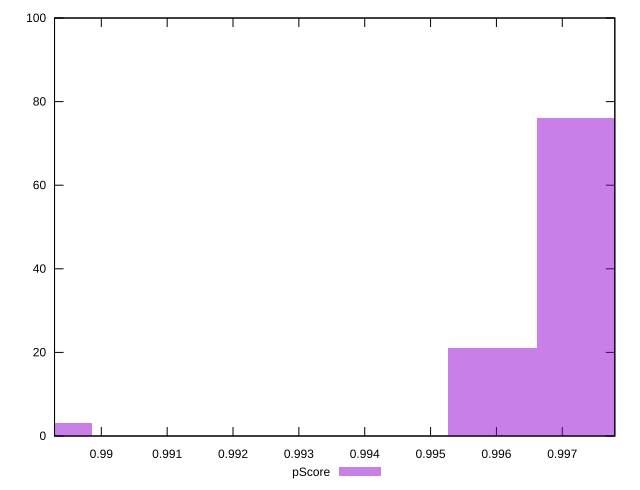

Here is the gnuplot script that generated this plot:
reset

$pScore <<EOF
0.9891798290943064 3
0.9972878604803253 76
0.9959365219159888 21
EOF

set key outside below
set boxwidth 0.0013513385643364841
set xrange [0.9892894783986321:0.9977980914534712]
set yrange [0:100]
set trange [0:100]
set style fill transparent solid 0.5 noborder
set terminal svg size 640, 490 enhanced background rgb 'white'
set output "reports/report_00032_2021-02-25T10-28-15.087Z/first-contentful-paint/samples/agenda/pScore/histogram.svg"

plot $pScore title "pScore" with boxes

reset
